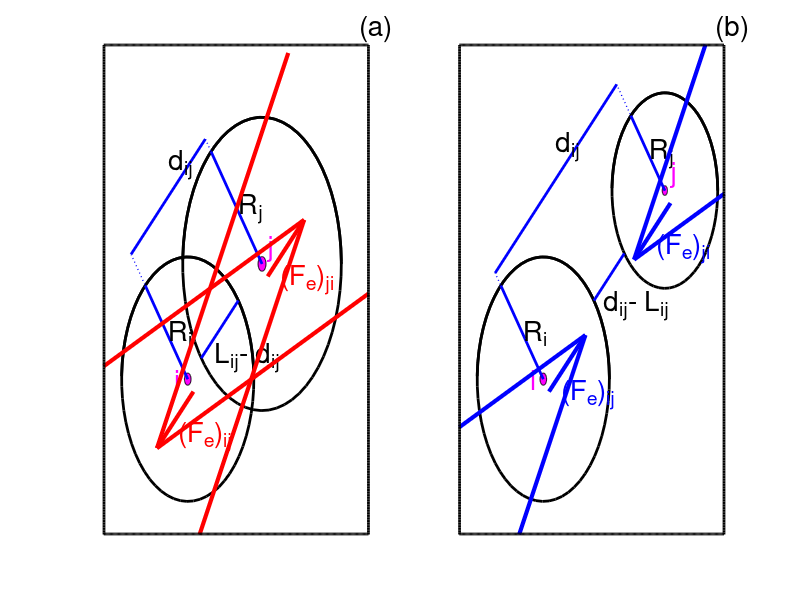

Here is the MATLAB script that generated this plot:
clear all
close all

plot_second_plot=1;


if plot_second_plot==1
    FigHandle=figure
    set(FigHandle, 'Position', [50, 50, 1200, 500]);
end


L=2;
dx=0.01;
%Initialize grid
x=[-L:dx:L];
y=x;

%Circle 1
xi_vec=[-0.05 -0.05 ]
yi_vec=[-0.05 -0.05]
%H=0.4
Di_vec=[0.75 0.75];

%Circle 2
%xj_vec=[0.9 1.3]
%yj_vec=[0.6 1.3]
R_vec=[1.1 1.8]
theta=40*pi/180;
xj_vec=[xi_vec(1)+R_vec(1)*cos(theta) xi_vec(1)+R_vec(2)*cos(theta)]
yj_vec=[yi_vec(1)+R_vec(1)*sin(theta) yi_vec(1)+R_vec(2)*sin(theta)]

%H=0.4
Dj_vec=[0.9 0.6] ;

font_seq=['L_{ij}- d_{ij}';'d_{ij}- L_{ij}'];
letters=['(a)';'(b)'];
colorvec=['rb']

for k=[1 2]
    F1=subplot(1,2,k)
    %Circle 1
    xi=xi_vec(k)
    yi=yi_vec(k)
    Di=Di_vec(k)
    
    %Circle 2
    xj=xj_vec(k)
    yj=yj_vec(k)
    Dj=Dj_vec(k);
    
    
    
    circ_ind=[0:0.1:2*pi];
    circ_ind2=[0:0.1:3*pi];
    
    hold on
    %Plotting circle 1
    fill(xi+(Di/20.*cos(circ_ind)),yi+(Di/20.*sin(circ_ind)),'m' )
    plot(xi+(Di.*cos(circ_ind2)),yi+(Di.*sin(circ_ind2)),'k','linewidth',2 )
    
    %Plotting circle 2
    fill(xj+(Dj/20.*cos(circ_ind)),yj+(Dj/20.*sin(circ_ind)),'m' )
    plot(xj+(Dj.*cos(circ_ind2)),yj+(Dj.*sin(circ_ind2)),'k','linewidth',2 )
    
    
    %Line through intersection
    theta_ij=atan((yi-yj)/(xi-xj))
    %plot([xi+Di*cos(theta_ij)], [yi+Di*sin(theta_ij)],'*')
    %plot([xj-Dj*cos(theta_ij)], [yj-Dj*sin(theta_ij)],'r*')
    plot([xj-Dj*cos(theta_ij) xi+Di*cos(theta_ij)],[yj-Dj*sin(theta_ij) yi+Di*sin(theta_ij)],'b','linewidth',2)
    
    
    
    
    %Plotting radius 1
    %theta_i=140*pi/180;
    theta_i=theta_ij+(pi/2)%140*pi/180;
    plot([xi xi+Di*cos(theta_i)],[yi yi+Di*sin(theta_i)],'b','linewidth',2)
 
    
    %Plotting radius 2
    %theta_j=140*pi/180;
    theta_j=theta_ij+(pi/2)%140*pi/180;
    plot([xj xj+Dj*cos(theta_j)],[yj yj+Dj*sin(theta_j)],'b','linewidth',2)
    
    
    %Text i
    eps8a=0.06;eps8b=0.1;eps8c=0.15
    text(xi-eps8c, yi+0*eps8b ,'i', 'fontsize',20,'color','m')
    %Text j
    text(xj+eps8a, yj+eps8b ,'j', 'fontsize',20,'color','m')
    
    
    eps=0.02;
    %Text i
    text(xi+Di/2*cos(theta_i)+eps, yi+Di/2*sin(theta_i) ,'R_{i}', 'fontsize',20)
    %Text j
    text(xj+Dj/2*cos(theta_j)+eps, yj+Dj/2*sin(theta_j) ,'R_{j}', 'fontsize',20)
    
    %Text ij
    eps2a=0.06
    eps2b=0.17
    %text(0.5*((xj-Dj*cos(theta_ij)) +(xi+Di*cos(theta_ij)))-eps2a, 0.5*(yj-Dj*sin(theta_ij)+ yi+Di*sin(theta_ij))-eps2b ,'|L_{ij}-d_{ij}|', 'fontsize',20)
    text(0.5*((xj-Dj*cos(theta_ij)) +(xi+Di*cos(theta_ij)))-eps2a, 0.5*(yj-Dj*sin(theta_ij)+ yi+Di*sin(theta_ij))-eps2b ,font_seq(k,:), 'fontsize',20)
    
    %Distance between elements (dij)
    eps3=0.1
    D0=(max(Di,Dj)+eps3);
    %plot([xi+Di*cos(theta_i) xj+Dj*cos(theta_j)],[yi+Di*sin(theta_i)   yj+Dj*sin(theta_j)],'b','linewidth',2)
    plot([xi+D0*cos(theta_i) xj+D0*cos(theta_j)],[yi+D0*sin(theta_i)   yj+D0*sin(theta_j)],'b','linewidth',2)
    
    %Text dij
    eps4=0.2
    text(0.5*(xi+D0*cos(theta_i)+ xj+D0*cos(theta_j)), 0.5*(yi+D0*sin(theta_i)  + yj+D0*sin(theta_j))+eps4 ,'d_{ij}', 'fontsize',20)

    
    
    %Connecting centers to d_ij line
     plot([xi xi+D0*cos(theta_i)],[yi yi+D0*sin(theta_i)],'b:','linewidth',1)
     plot([xj xj+D0*cos(theta_j)],[yj yj+D0*sin(theta_j)],'b:','linewidth',1)

     
     %Arrow
     eps5=0.1;
     A=0.3;
     %annotation('arrow', [xi-(eps5*cos(theta_i))  xi-(eps5*cos(theta_i)) - A*cos(theta_ij)] ,  [ yi-(eps5*sin(theta_i)) yi -(eps5*sin(theta_i))- A*sin(theta_ij) ])
     %annotation('arrow', [xi-(eps5*cos(theta_i))  xi-(eps5*cos(theta_i)) - A*cos(theta_ij)] ,  [ yi-(eps5*sin(theta_i)) yi -(eps5*sin(theta_i))- A*sin(theta_ij) ])
     p1=xi-(eps5*cos(theta_i))
     q1=yi-(eps5*sin(theta_i))
     p2=xj-(eps5*cos(theta_j))
     q2=yj-(eps5*sin(theta_j))

     
    R=.6
    if k==2
        R=-R; 
    end
    quiver(p1,q1, -R*cos(theta_ij),-R*sin(theta_ij),'MaxHeadSize',3,'linewidth',3,'color',colorvec(k))
    quiver(p2,q2, R*cos(theta_ij),R*sin(theta_ij),'MaxHeadSize',3,'linewidth',3,'color',colorvec(k))
  
     
    %Text for forces
    eps6a=0.1;    eps6b=0.35; R=.4;
    if k==1
    text(xi-eps6a, yi -eps6b ,'(F_{e})_{ij}', 'fontsize',20,'color',colorvec(k))
    text(xj- eps6a + R*cos(theta_ij), yj -eps6b+ R*sin(theta_ij) ,'(F_{e})_{ji}', 'fontsize',20,'color',colorvec(k))
    end
    if k==2
        text(xi-eps6a + R*cos(theta_ij), yi -eps6b+ R*sin(theta_ij) ,'(F_{e})_{ij}', 'fontsize',20,'color',colorvec(k))
        text(xj- eps6a , yj -eps6b ,'(F_{e})_{ji}', 'fontsize',20,'color',colorvec(k))
    end
       
     
     
  
    %Plotting the gird
    
    %Define axes
    Ax=0*ones(length(x),1);
    Ay=0*ones(length(y),1);
  %  plot(x,Ax,'k:','linewidth',2)
  %  plot(x,Ax+1,'k:','linewidth',2)
    plot(x,Ax+2,'k','linewidth',2)
    plot(x,Ax-1,'k','linewidth',2)
  %  plot(Ay,y,'k:','linewidth',2)
  %  plot(Ay+1,y,'k:','linewidth',2)
    plot(Ay+2,y,'k','linewidth',2)
    plot(Ay-1,y,'k','linewidth',2)
    axis('off')
    axis([-1 L -1 2])
    caxis([0 1])
    text(L-L/20,2.1,letters(k,:),'fontsize',20)

    
end
